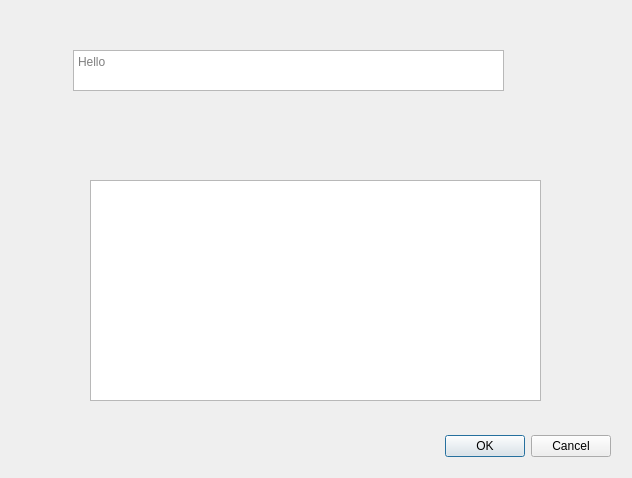
<?xml version="1.0" encoding="UTF-8"?>
<ui version="4.0">
 <class>Dialog</class>
 <widget class="QDialog" name="Dialog">
  <property name="geometry">
   <rect>
    <x>0</x>
    <y>0</y>
    <width>632</width>
    <height>478</height>
   </rect>
  </property>
  <property name="windowTitle">
   <string>Dialog</string>
  </property>
  <widget class="QDialogButtonBox" name="buttonBox">
   <property name="geometry">
    <rect>
     <x>270</x>
     <y>430</y>
     <width>341</width>
     <height>32</height>
    </rect>
   </property>
   <property name="orientation">
    <enum>Qt::Horizontal</enum>
   </property>
   <property name="standardButtons">
    <set>QDialogButtonBox::Cancel|QDialogButtonBox::Ok</set>
   </property>
  </widget>
  <widget class="QTextEdit" name="textEdit">
   <property name="geometry">
    <rect>
     <x>90</x>
     <y>180</y>
     <width>451</width>
     <height>221</height>
    </rect>
   </property>
  </widget>
  <widget class="QTextEdit" name="textEdit_2">
   <property name="geometry">
    <rect>
     <x>73</x>
     <y>50</y>
     <width>431</width>
     <height>41</height>
    </rect>
   </property>
   <property name="placeholderText">
    <string>Hello</string>
   </property>
  </widget>
  <zorder>buttonBox</zorder>
  <zorder>textEdit_2</zorder>
  <zorder>textEdit</zorder>
 </widget>
 <resources/>
 <connections>
  <connection>
   <sender>buttonBox</sender>
   <signal>accepted()</signal>
   <receiver>Dialog</receiver>
   <slot>accept()</slot>
   <hints>
    <hint type="sourcelabel">
     <x>488</x>
     <y>444</y>
    </hint>
    <hint type="destinationlabel">
     <x>157</x>
     <y>274</y>
    </hint>
   </hints>
  </connection>
  <connection>
   <sender>buttonBox</sender>
   <signal>rejected()</signal>
   <receiver>Dialog</receiver>
   <slot>reject()</slot>
   <hints>
    <hint type="sourcelabel">
     <x>556</x>
     <y>450</y>
    </hint>
    <hint type="destinationlabel">
     <x>286</x>
     <y>274</y>
    </hint>
   </hints>
  </connection>
 </connections>
</ui>
